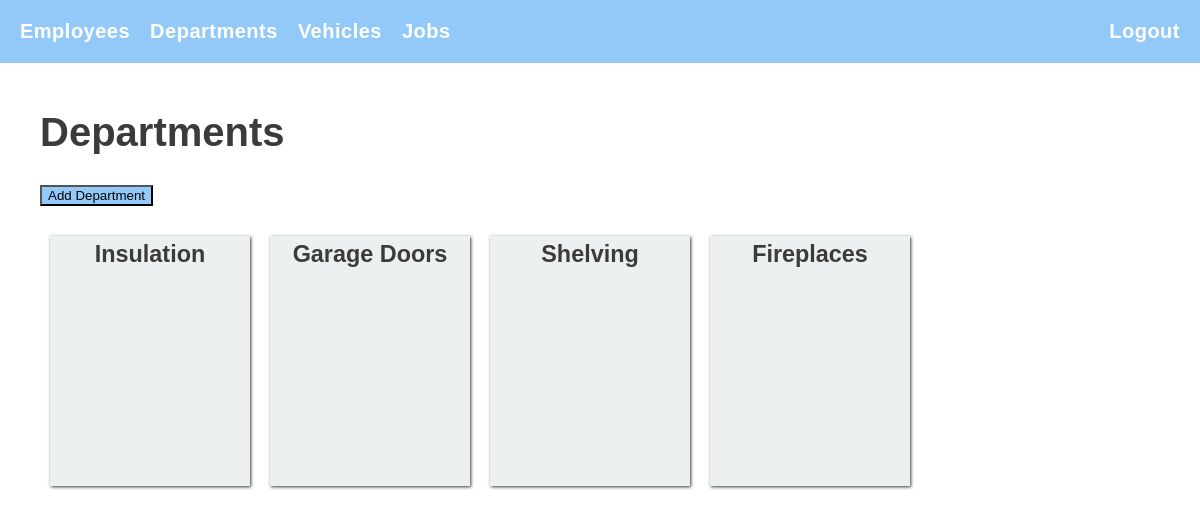
The app's page /departments/ (signed in) with its own data.
### coastalapp/models/department.py (models this page shows, shortened)
class Department(models.Model):
    department_name = models.CharField(max_length=100)
    class Meta:
        verbose_name = ("Department")
        verbose_name_plural = ("Departments")

### coastalapp/views/departments/department_list.py (the view)
# urls.py: path('departments/', department_list, name='department_list'),
def department_list(request):
    if request.method == 'GET':
        all_departments = Department.objects.all()
        template = 'departments/department_list.html'
        context = {
            'departments': all_departments
        }
        return render(request, template, context)
    elif request.method == 'POST':
        form_data = request.POST
        new_department = Department()
        new_department.department_name = form_data['department_name']
        new_department.save()
        return redirect(reverse('coastalapp:department_list'))

### coastalapp/templates/departments/department_list.html (shortened to what this page needs)
{% extends 'shared/base.html' %} {% load static %} {% block css %}
<link rel="stylesheet" href="{% static 'styles/lists.css'%}" />
{% endblock css %} {% block content %}
<h1>Departments</h1>
{% if user.is_authenticated %}
<section style="display: flex">
	<form action="{% url 'coastalapp:department_form' %}" method="GET">
		<button class="button">Add Department</button>
	</form>
</section>
{% endif %}
<ol class="list">
	{% for department in departments %}
	<li class="card">
		<a
			class="details-link department-name"
			href="{% url 'coastalapp:department' department.id %}"
		>
			<h3 class="deptartment-name">{{ department.department_name }}</h3>
		</a>
	</li>
	{% endfor %}
</ol>
{% endblock content %}

### coastalapp/static/styles/base.css (style rules this page uses)
body { margin: 0; padding: 0; font-size: 1.25em; font-family: "Gill Sans", "Gill Sans MT", Calibri, "Trebuchet MS", sans-serif; color: rgb(59, 59, 58); }

### coastalapp/static/styles/lists.css (style rules this page uses)
.list { display: flex; list-style-type: none; padding-left: 0; }
.list > li { height: 250px; width: 200px; box-shadow: 1px 1px 3px rgb(59, 59, 58); margin: 10px; }
h3 { margin: 5px 5px 10px 5px; text-align: center; }
.card { background-color: rgba(232, 237, 237, 0.824); position: relative; }
.details-link { text-decoration: none; position: absolute; top: 0px; height: 100%; width: 100%; z-index: 1; }
.details-link:visited, .details-link:link { color: rgb(59, 59, 58); }
.button { background-color: rgb(147, 201, 248); }

### records on screen
Department: department_name "Insulation"
Department: department_name "Garage Doors"
Department: department_name "Shelving"
Department: department_name "Fireplaces"
